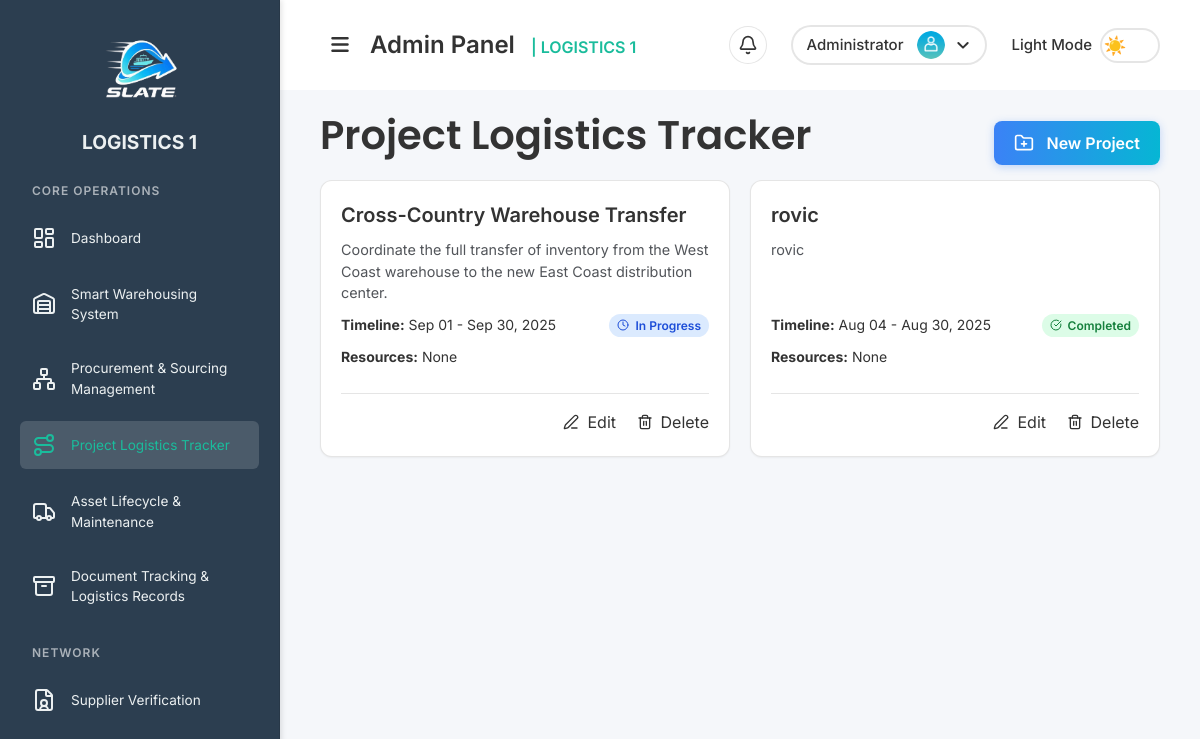
/pages/project_logistics_tracker.php (signed in), run on the app's committed database.
### tables this page shows
CREATE TABLE `projects` (
  `id` int NOT NULL,
  `project_name` varchar(255) NOT NULL,
  `description` text,
  `status` varchar(50) DEFAULT 'Not Started',
  `start_date` date DEFAULT NULL,
  `end_date` date DEFAULT NULL,
  `created_at` timestamp NULL DEFAULT CURRENT_TIMESTAMP
);

### includes/functions/project.php (called while the page is built, shortened)
<?php
function getAllProjects() {
    $conn = getDbConnection();
    $sql = "SELECT p.*, GROUP_CONCAT(s.supplier_name SEPARATOR ', ') as assigned_suppliers
            FROM projects p
            LEFT JOIN project_resources pr ON p.id = pr.project_id
            LEFT JOIN suppliers s ON pr.supplier_id = s.id
            GROUP BY p.id
            ORDER BY p.start_date DESC";
    $result = $conn->query($sql);
    $projects = $result ? $result->fetch_all(MYSQLI_ASSOC) : [];
    return $projects;
}
?>

### includes/functions/supplier.php (called while the page is built, shortened)
<?php
function getAllSuppliers() {
    $conn = getDbConnection();
    $sql = "SELECT * FROM suppliers WHERE status = 'Approved'";
    $result = $conn->query($sql);
    $suppliers = [];
    if ($result->num_rows > 0) {
        while ($row = $result->fetch_assoc()) {
            $suppliers[] = $row;
        }
    }
    return $suppliers;
}

### pages/project_logistics_tracker.php (the view, shortened to what this page needs)
<?php
require_once '../includes/functions/project.php';
require_once '../includes/functions/supplier.php';
$projects = getAllProjects();
$allSuppliers = getAllSuppliers();
?>
<!DOCTYPE html>
<html lang="en">
<head>
  <link rel="stylesheet" href="../assets/css/styles.css">
  <link rel="stylesheet" href="../assets/css/sidebar.css">
  <link rel="stylesheet" href="https://cdnjs.cloudflare.com/ajax/libs/font-awesome/6.7.2/css/all.min.css">
  <script src="https://cdn.tailwindcss.com"></script>
</head>
<body class="sidebar-active">
  <div class="sidebar" id="sidebar"> <?php include '../partials/sidebar.php'; ?> </div>
  <div class="main-content-wrapper" id="mainContentWrapper">
    <div class="content" id="mainContent">
      <?php include '../partials/header.php'; ?>
      <div class="flex justify-between items-center">
        <h1 class="font-semibold page-title">Project Logistics Tracker</h1>
        <?php if ($_SESSION['role'] === 'admin'): ?>
        <button type="button" class="btn-primary" onclick="openCreateProjectModal()">
          <i data-lucide="folder-plus" class="w-5 h-5 lg:mr-2 sm:mr-0"></i><span class="hidden sm:inline">New Project</span>
        </button>
        <?php endif; ?>
      </div>
      <div class="grid grid-cols-1 md:grid-cols-2 xl:grid-cols-3 gap-5">
        <?php foreach($projects as $project): ?>
        <div class="bg-[var(--card-bg)] border border-[var(--card-border)] rounded-xl p-5 shadow-sm flex flex-col h-full">
          <h3 class="text-xl font-semibold mb-2.5 text-[var(--text-color)]"><?php echo htmlspecialchars($project['project_name']); ?></h3>
          <p class="description-text flex-grow"><?php echo htmlspecialchars($project['description']); ?></p>
          <div class="flex justify-between items-center text-sm mb-2.5">
            <div><strong>Timeline:</strong> <?php echo date('M d', strtotime($project['start_date'])); ?> - <?php echo date('M d, Y', strtotime($project['end_date'])); ?></div>
            <span class="inline-flex items-center gap-1.5 px-2 py-1 rounded-full font-semibold leading-tight text-xs <?php
              $status_class = '';
              $status_icon = '';
              switch(strtolower(str_replace(' ', '-', $project['status']))) {
                case 'in-progress':
                  $status_class = 'bg-blue-100 text-blue-700';
                  $status_icon = 'clock';
                  break;
                case 'completed':
                  $status_class = 'bg-green-100 text-green-700';
                  $status_icon = 'check-circle';
                  break;
              }
              echo $status_class;
            ?>">
              <i data-lucide="<?php echo $status_icon; ?>" class="w-3 h-3"></i>
              <?php echo htmlspecialchars($project['status']); ?>
            </span>
          </div>
          <div class="text-sm mb-2.5"><strong>Resources:</strong> <?php echo htmlspecialchars($project['assigned_suppliers'] ?? 'None'); ?></div>
          <?php if ($_SESSION['role'] === 'admin'): ?>
          <div class="mt-4 border-t border-[var(--card-border)] pt-4 text-right">
            <a class="ml-4 cursor-pointer hover:text-blue-500 transition-colors inline-flex items-center" onclick='openEditProjectModal(<?php echo json_encode($project); ?>, <?php echo json_encode($allSuppliers); ?>)'><i data-lucide="edit-3" class="w-4 h-4 mr-2"></i> Edit</a>
            <a class="ml-4 cursor-pointer hover:text-red-500 transition-colors inline-flex items-center" onclick="confirmDeleteProject(<?php echo $project['id']; ?>)"><i data-lucide="trash-2" class="w-4 h-4 mr-2"></i> Delete</a>
          </div>
          <?php endif; ?>
        </div>
        <?php endforeach; ?>
      </div>
    </div>
  </div>
</body>
</html>

### assets/css/styles.css (style rules this page uses)
* { margin: 0; padding: 0; box-sizing: border-box; font-family: 'Inter', sans-serif; }
:root { --bg-color: #f5f7fa; --text-color: #333333; --primary-color: #1abc9c; --accent-color: #00c6ff; --danger-color: #e74c3c; --sidebar-bg: #2c3e50; --sidebar-text: #ecf0f1; --card-bg: #ffffff; --card-border: rgba(0, 0, 0, 0.1); --input-bg: #ffffff; --input-border: #ced4da; --input-text: #495057; --border-color: rgba(0, 0, 0, 0.1); --primary-btn-bg: linear-gradient(to right, #0072ff, #00c6ff); --primary-btn-hover-bg: linear-gradient(to right, #0052cc, #009ee3); --cancel-btn-bg: #e0e0e0; --scrollbar-thumb-hover-color: #556b7a; --subtitle-color: #464646; --description-color: #52555a; --close-btn-hover-bg: #f0f0f0; --placeholder-color: #939ca5; --dropdown-item-hover: rgba(0, 0, 0, 0.05); --icon-container-bg: #f3f4f6; --pagination-text: #6b7280; --pagination-text-hover: #2563eb; --pagination-bg-hover: #f3f4f6; --pagination-ellipsis: #9ca3af; --pagination-info: #6b7280; --scrollbar-track: #f1f1f1; --scrollbar-thumb: #c1c1c1; --scrollbar-thumb-hover: #a8a8a8; }
* { scrollbar-width: thin; scrollbar-color: var(--scrollbar-thumb) var(--scrollbar-track); }
body { height: 100vh; display: flex; background: var(--bg-color); color: var(--text-color); transition: background-color 0.5s ease, color 0.5s ease; }
.content { flex: 1; padding: 0 40px 40px 40px; }
.page-title { color: var(--text-color); font-family: 'Poppins', sans-serif; font-weight: 600; font-size: 2.5rem; margin-bottom: 15px; }
.description-text { font-size: 0.9rem; margin-bottom: 10px; color: var(--description-color); }
.hidden { display: none; }
.btn-primary { background: linear-gradient(to right, #3b82f6, #06b6d4); color: white; padding: 10px 20px; border-radius: 8px; border: none; cursor: pointer; font-weight: 600; transition: all 0.3s ease; box-shadow: 0 2px 8px rgba(59, 130, 246, 0.3); display: inline-flex; align-items: center; gap: 4px; }

### assets/css/sidebar.css (style rules this page uses)
html.loaded body { visibility: visible !important; opacity: 1 !important; transition: opacity 0.2s ease-in-out; }
.main-content-wrapper { flex: 1; display: flex; flex-direction: column; overflow-y: auto; height: 100vh; margin-left: 280px; transition: margin-left 0.5s ease; }
.sidebar { width: 280px; min-width: 250px; background: var(--sidebar-bg); color: var(--sidebar-text); padding: 20px; transition: all 0.5s ease; transform: translateX(0); position: fixed; top: 0; left: 0; height: 100vh; overflow-y: auto; overflow-x: hidden; box-shadow: 2px 0 5px rgba(0,0,0,0.1); border-right: 1px solid var(--border-color); z-index: 200; }
html.loaded .sidebar { opacity: 1; visibility: visible; }

### data on the page
projects: project_name "Cross-Country Warehouse Transfer", description "Coordinate the full transfer of inventory from the West Coast warehouse to the new East Coast distribution center.", start_date "Sep 01", end_date "Sep 30, 2025", status "In Progress", assigned_suppliers "None"
projects: project_name "rovic", description "rovic", start_date "Aug 04", end_date "Aug 30, 2025", status "Completed", assigned_suppliers "None"
